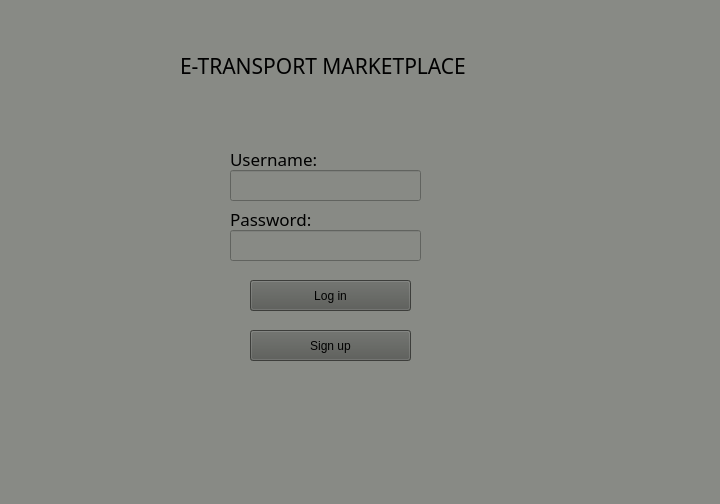
<?xml version="1.0" encoding="UTF-8"?>
<ui version="4.0">
 <class>application</class>
 <widget class="QWidget" name="application">
  <property name="geometry">
   <rect>
    <x>0</x>
    <y>0</y>
    <width>720</width>
    <height>504</height>
   </rect>
  </property>
  <property name="maximumSize">
   <size>
    <width>720</width>
    <height>504</height>
   </size>
  </property>
  <property name="windowTitle">
   <string>Form</string>
  </property>
  <widget class="QStackedWidget" name="stackedWidget">
   <property name="geometry">
    <rect>
     <x>-10</x>
     <y>0</y>
     <width>731</width>
     <height>511</height>
    </rect>
   </property>
   <property name="font">
    <font>
     <family>Manjari</family>
     <pointsize>13</pointsize>
    </font>
   </property>
   <property name="styleSheet">
    <string notr="true">background-color: rgb(136, 138, 133);</string>
   </property>
   <property name="currentIndex">
    <number>0</number>
   </property>
   <widget class="QWidget" name="page">
    <widget class="QPushButton" name="pushButton">
     <property name="geometry">
      <rect>
       <x>260</x>
       <y>330</y>
       <width>161</width>
       <height>31</height>
      </rect>
     </property>
     <property name="styleSheet">
      <string notr="true">background-color: rgb(85, 87, 83);</string>
     </property>
     <property name="text">
      <string>Sign up</string>
     </property>
    </widget>
    <widget class="QPushButton" name="pushButton_2">
     <property name="geometry">
      <rect>
       <x>260</x>
       <y>280</y>
       <width>161</width>
       <height>31</height>
      </rect>
     </property>
     <property name="styleSheet">
      <string notr="true">background-color: rgb(85, 87, 83);</string>
     </property>
     <property name="text">
      <string>Log in</string>
     </property>
    </widget>
    <widget class="QLineEdit" name="lineEdit">
     <property name="geometry">
      <rect>
       <x>240</x>
       <y>170</y>
       <width>191</width>
       <height>31</height>
      </rect>
     </property>
    </widget>
    <widget class="QLineEdit" name="lineEdit_2">
     <property name="geometry">
      <rect>
       <x>240</x>
       <y>230</y>
       <width>191</width>
       <height>31</height>
      </rect>
     </property>
    </widget>
    <widget class="QLabel" name="label_6">
     <property name="geometry">
      <rect>
       <x>460</x>
       <y>190</y>
       <width>141</width>
       <height>51</height>
      </rect>
     </property>
     <property name="text">
      <string/>
     </property>
    </widget>
    <widget class="QLabel" name="label_7">
     <property name="geometry">
      <rect>
       <x>240</x>
       <y>150</y>
       <width>91</width>
       <height>17</height>
      </rect>
     </property>
     <property name="font">
      <font>
       <family>Manjari</family>
       <pointsize>13</pointsize>
      </font>
     </property>
     <property name="text">
      <string>Username:</string>
     </property>
    </widget>
    <widget class="QLabel" name="label_8">
     <property name="geometry">
      <rect>
       <x>240</x>
       <y>210</y>
       <width>81</width>
       <height>17</height>
      </rect>
     </property>
     <property name="font">
      <font>
       <family>Manjari</family>
       <pointsize>13</pointsize>
      </font>
     </property>
     <property name="text">
      <string>Password:</string>
     </property>
    </widget>
    <widget class="QLabel" name="label_11">
     <property name="geometry">
      <rect>
       <x>190</x>
       <y>50</y>
       <width>341</width>
       <height>31</height>
      </rect>
     </property>
     <property name="font">
      <font>
       <family>Manjari</family>
       <pointsize>16</pointsize>
      </font>
     </property>
     <property name="text">
      <string>E-TRANSPORT MARKETPLACE</string>
     </property>
    </widget>
   </widget>
   <widget class="QWidget" name="page_2">
    <widget class="QRadioButton" name="radioButton">
     <property name="geometry">
      <rect>
       <x>270</x>
       <y>130</y>
       <width>112</width>
       <height>23</height>
      </rect>
     </property>
     <property name="font">
      <font>
       <family>Manjari</family>
       <pointsize>13</pointsize>
      </font>
     </property>
     <property name="text">
      <string>Driver</string>
     </property>
    </widget>
    <widget class="QRadioButton" name="radioButton_2">
     <property name="geometry">
      <rect>
       <x>270</x>
       <y>170</y>
       <width>112</width>
       <height>23</height>
      </rect>
     </property>
     <property name="font">
      <font>
       <family>Manjari</family>
       <pointsize>13</pointsize>
      </font>
     </property>
     <property name="text">
      <string>Forwarder</string>
     </property>
    </widget>
    <widget class="QRadioButton" name="radioButton_3">
     <property name="geometry">
      <rect>
       <x>270</x>
       <y>210</y>
       <width>112</width>
       <height>23</height>
      </rect>
     </property>
     <property name="font">
      <font>
       <family>Manjari</family>
       <pointsize>13</pointsize>
      </font>
     </property>
     <property name="text">
      <string>Owner</string>
     </property>
    </widget>
    <widget class="QRadioButton" name="radioButton_4">
     <property name="geometry">
      <rect>
       <x>270</x>
       <y>250</y>
       <width>112</width>
       <height>23</height>
      </rect>
     </property>
     <property name="font">
      <font>
       <family>Manjari</family>
       <pointsize>13</pointsize>
      </font>
     </property>
     <property name="text">
      <string>Receiver</string>
     </property>
    </widget>
    <widget class="QRadioButton" name="radioButton_5">
     <property name="geometry">
      <rect>
       <x>270</x>
       <y>290</y>
       <width>231</width>
       <height>23</height>
      </rect>
     </property>
     <property name="font">
      <font>
       <family>Manjari</family>
       <pointsize>13</pointsize>
      </font>
     </property>
     <property name="text">
      <string>Transportation company</string>
     </property>
    </widget>
    <widget class="QPushButton" name="pushButton_3">
     <property name="geometry">
      <rect>
       <x>270</x>
       <y>340</y>
       <width>161</width>
       <height>31</height>
      </rect>
     </property>
     <property name="text">
      <string>Proceed</string>
     </property>
    </widget>
    <widget class="QLabel" name="label_2">
     <property name="geometry">
      <rect>
       <x>90</x>
       <y>190</y>
       <width>131</width>
       <height>41</height>
      </rect>
     </property>
     <property name="text">
      <string/>
     </property>
    </widget>
    <widget class="QLabel" name="label_12">
     <property name="geometry">
      <rect>
       <x>240</x>
       <y>70</y>
       <width>201</width>
       <height>31</height>
      </rect>
     </property>
     <property name="font">
      <font>
       <family>Manjari</family>
       <pointsize>13</pointsize>
      </font>
     </property>
     <property name="text">
      <string>CHOOSE ACCOUNT TYPE</string>
     </property>
    </widget>
   </widget>
   <widget class="QWidget" name="page_3">
    <widget class="QLabel" name="label">
     <property name="geometry">
      <rect>
       <x>50</x>
       <y>30</y>
       <width>241</width>
       <height>31</height>
      </rect>
     </property>
     <property name="font">
      <font>
       <family>Manjari</family>
       <pointsize>13</pointsize>
      </font>
     </property>
     <property name="text">
      <string>Lorry/Driver registration page</string>
     </property>
    </widget>
    <widget class="QLineEdit" name="lineEdit_3">
     <property name="geometry">
      <rect>
       <x>70</x>
       <y>130</y>
       <width>161</width>
       <height>21</height>
      </rect>
     </property>
    </widget>
    <widget class="QLineEdit" name="lineEdit_4">
     <property name="geometry">
      <rect>
       <x>70</x>
       <y>190</y>
       <width>161</width>
       <height>21</height>
      </rect>
     </property>
    </widget>
    <widget class="QLineEdit" name="lineEdit_5">
     <property name="geometry">
      <rect>
       <x>420</x>
       <y>170</y>
       <width>161</width>
       <height>21</height>
      </rect>
     </property>
    </widget>
    <widget class="QLineEdit" name="lineEdit_6">
     <property name="geometry">
      <rect>
       <x>420</x>
       <y>120</y>
       <width>161</width>
       <height>21</height>
      </rect>
     </property>
    </widget>
    <widget class="QPushButton" name="pushButton_4">
     <property name="geometry">
      <rect>
       <x>70</x>
       <y>400</y>
       <width>161</width>
       <height>31</height>
      </rect>
     </property>
     <property name="text">
      <string>Validate details</string>
     </property>
    </widget>
    <widget class="QLineEdit" name="lineEdit_13">
     <property name="geometry">
      <rect>
       <x>420</x>
       <y>270</y>
       <width>161</width>
       <height>21</height>
      </rect>
     </property>
    </widget>
    <widget class="QLineEdit" name="lineEdit_14">
     <property name="geometry">
      <rect>
       <x>420</x>
       <y>220</y>
       <width>161</width>
       <height>21</height>
      </rect>
     </property>
    </widget>
    <widget class="QLineEdit" name="lineEdit_15">
     <property name="geometry">
      <rect>
       <x>420</x>
       <y>320</y>
       <width>161</width>
       <height>21</height>
      </rect>
     </property>
    </widget>
    <widget class="QLineEdit" name="lineEdit_16">
     <property name="geometry">
      <rect>
       <x>420</x>
       <y>370</y>
       <width>161</width>
       <height>21</height>
      </rect>
     </property>
    </widget>
    <widget class="QLineEdit" name="lineEdit_17">
     <property name="geometry">
      <rect>
       <x>70</x>
       <y>250</y>
       <width>161</width>
       <height>21</height>
      </rect>
     </property>
    </widget>
    <widget class="QLabel" name="label_5">
     <property name="geometry">
      <rect>
       <x>280</x>
       <y>430</y>
       <width>191</width>
       <height>41</height>
      </rect>
     </property>
     <property name="text">
      <string/>
     </property>
    </widget>
    <widget class="QComboBox" name="comboBox">
     <property name="geometry">
      <rect>
       <x>70</x>
       <y>310</y>
       <width>161</width>
       <height>21</height>
      </rect>
     </property>
    </widget>
    <widget class="QLabel" name="label_13">
     <property name="geometry">
      <rect>
       <x>70</x>
       <y>110</y>
       <width>101</width>
       <height>16</height>
      </rect>
     </property>
     <property name="text">
      <string>NI NUMBER:</string>
     </property>
    </widget>
    <widget class="QLabel" name="label_14">
     <property name="geometry">
      <rect>
       <x>70</x>
       <y>170</y>
       <width>151</width>
       <height>17</height>
      </rect>
     </property>
     <property name="text">
      <string>DRIVING LICENSE ID:</string>
     </property>
    </widget>
    <widget class="QLabel" name="label_15">
     <property name="geometry">
      <rect>
       <x>420</x>
       <y>150</y>
       <width>111</width>
       <height>17</height>
      </rect>
     </property>
     <property name="text">
      <string>TYPE:</string>
     </property>
    </widget>
    <widget class="QLabel" name="label_16">
     <property name="geometry">
      <rect>
       <x>420</x>
       <y>100</y>
       <width>211</width>
       <height>17</height>
      </rect>
     </property>
     <property name="text">
      <string>REG NUMBER:</string>
     </property>
    </widget>
    <widget class="QLabel" name="label_17">
     <property name="geometry">
      <rect>
       <x>420</x>
       <y>250</y>
       <width>67</width>
       <height>17</height>
      </rect>
     </property>
     <property name="text">
      <string>HEIGHT:</string>
     </property>
    </widget>
    <widget class="QLabel" name="label_18">
     <property name="geometry">
      <rect>
       <x>420</x>
       <y>200</y>
       <width>67</width>
       <height>17</height>
      </rect>
     </property>
     <property name="text">
      <string>WIDTH:</string>
     </property>
    </widget>
    <widget class="QLabel" name="label_19">
     <property name="geometry">
      <rect>
       <x>420</x>
       <y>300</y>
       <width>67</width>
       <height>16</height>
      </rect>
     </property>
     <property name="text">
      <string>LENGHT:</string>
     </property>
    </widget>
    <widget class="QLabel" name="label_20">
     <property name="geometry">
      <rect>
       <x>420</x>
       <y>350</y>
       <width>67</width>
       <height>17</height>
      </rect>
     </property>
     <property name="text">
      <string>WEIGHT:</string>
     </property>
    </widget>
    <widget class="QLabel" name="label_21">
     <property name="geometry">
      <rect>
       <x>70</x>
       <y>230</y>
       <width>191</width>
       <height>17</height>
      </rect>
     </property>
     <property name="text">
      <string>CPC NUMBER:</string>
     </property>
    </widget>
    <widget class="QLabel" name="label_22">
     <property name="geometry">
      <rect>
       <x>70</x>
       <y>290</y>
       <width>161</width>
       <height>17</height>
      </rect>
     </property>
     <property name="text">
      <string>CURRENT LOCATION:</string>
     </property>
    </widget>
   </widget>
   <widget class="QWidget" name="page_4">
    <widget class="QLabel" name="label_3">
     <property name="geometry">
      <rect>
       <x>260</x>
       <y>30</y>
       <width>201</width>
       <height>41</height>
      </rect>
     </property>
     <property name="font">
      <font>
       <family>Manjari</family>
       <pointsize>16</pointsize>
      </font>
     </property>
     <property name="text">
      <string>REGISTRATION</string>
     </property>
    </widget>
    <widget class="QPushButton" name="pushButton_5">
     <property name="geometry">
      <rect>
       <x>250</x>
       <y>390</y>
       <width>161</width>
       <height>31</height>
      </rect>
     </property>
     <property name="text">
      <string>Create account</string>
     </property>
    </widget>
    <widget class="QLineEdit" name="lineEdit_7">
     <property name="geometry">
      <rect>
       <x>260</x>
       <y>90</y>
       <width>141</width>
       <height>21</height>
      </rect>
     </property>
    </widget>
    <widget class="QLineEdit" name="lineEdit_8">
     <property name="geometry">
      <rect>
       <x>260</x>
       <y>140</y>
       <width>141</width>
       <height>21</height>
      </rect>
     </property>
    </widget>
    <widget class="QLineEdit" name="lineEdit_9">
     <property name="geometry">
      <rect>
       <x>260</x>
       <y>190</y>
       <width>141</width>
       <height>21</height>
      </rect>
     </property>
    </widget>
    <widget class="QLabel" name="label_4">
     <property name="geometry">
      <rect>
       <x>450</x>
       <y>390</y>
       <width>171</width>
       <height>31</height>
      </rect>
     </property>
     <property name="text">
      <string/>
     </property>
    </widget>
    <widget class="QLineEdit" name="lineEdit_10">
     <property name="geometry">
      <rect>
       <x>260</x>
       <y>240</y>
       <width>141</width>
       <height>21</height>
      </rect>
     </property>
    </widget>
    <widget class="QLineEdit" name="lineEdit_11">
     <property name="geometry">
      <rect>
       <x>260</x>
       <y>290</y>
       <width>141</width>
       <height>21</height>
      </rect>
     </property>
    </widget>
    <widget class="QLineEdit" name="lineEdit_12">
     <property name="geometry">
      <rect>
       <x>260</x>
       <y>340</y>
       <width>141</width>
       <height>21</height>
      </rect>
     </property>
    </widget>
    <widget class="QLabel" name="label_9">
     <property name="geometry">
      <rect>
       <x>210</x>
       <y>70</y>
       <width>91</width>
       <height>20</height>
      </rect>
     </property>
     <property name="text">
      <string>USERNAME:</string>
     </property>
    </widget>
    <widget class="QLabel" name="label_10">
     <property name="geometry">
      <rect>
       <x>210</x>
       <y>120</y>
       <width>91</width>
       <height>20</height>
      </rect>
     </property>
     <property name="text">
      <string>PASSWORD:</string>
     </property>
    </widget>
    <widget class="QLabel" name="label_23">
     <property name="geometry">
      <rect>
       <x>210</x>
       <y>170</y>
       <width>131</width>
       <height>17</height>
      </rect>
     </property>
     <property name="text">
      <string>FULL NAME:</string>
     </property>
    </widget>
    <widget class="QLabel" name="label_24">
     <property name="geometry">
      <rect>
       <x>210</x>
       <y>220</y>
       <width>67</width>
       <height>17</height>
      </rect>
     </property>
     <property name="text">
      <string>EMAIL:</string>
     </property>
    </widget>
    <widget class="QLabel" name="label_25">
     <property name="geometry">
      <rect>
       <x>210</x>
       <y>270</y>
       <width>181</width>
       <height>17</height>
      </rect>
     </property>
     <property name="text">
      <string>MOBILE NUMBER:</string>
     </property>
    </widget>
    <widget class="QLabel" name="label_26">
     <property name="geometry">
      <rect>
       <x>210</x>
       <y>320</y>
       <width>81</width>
       <height>17</height>
      </rect>
     </property>
     <property name="text">
      <string>ADDRESS:</string>
     </property>
    </widget>
   </widget>
  </widget>
 </widget>
 <resources/>
 <connections/>
</ui>
